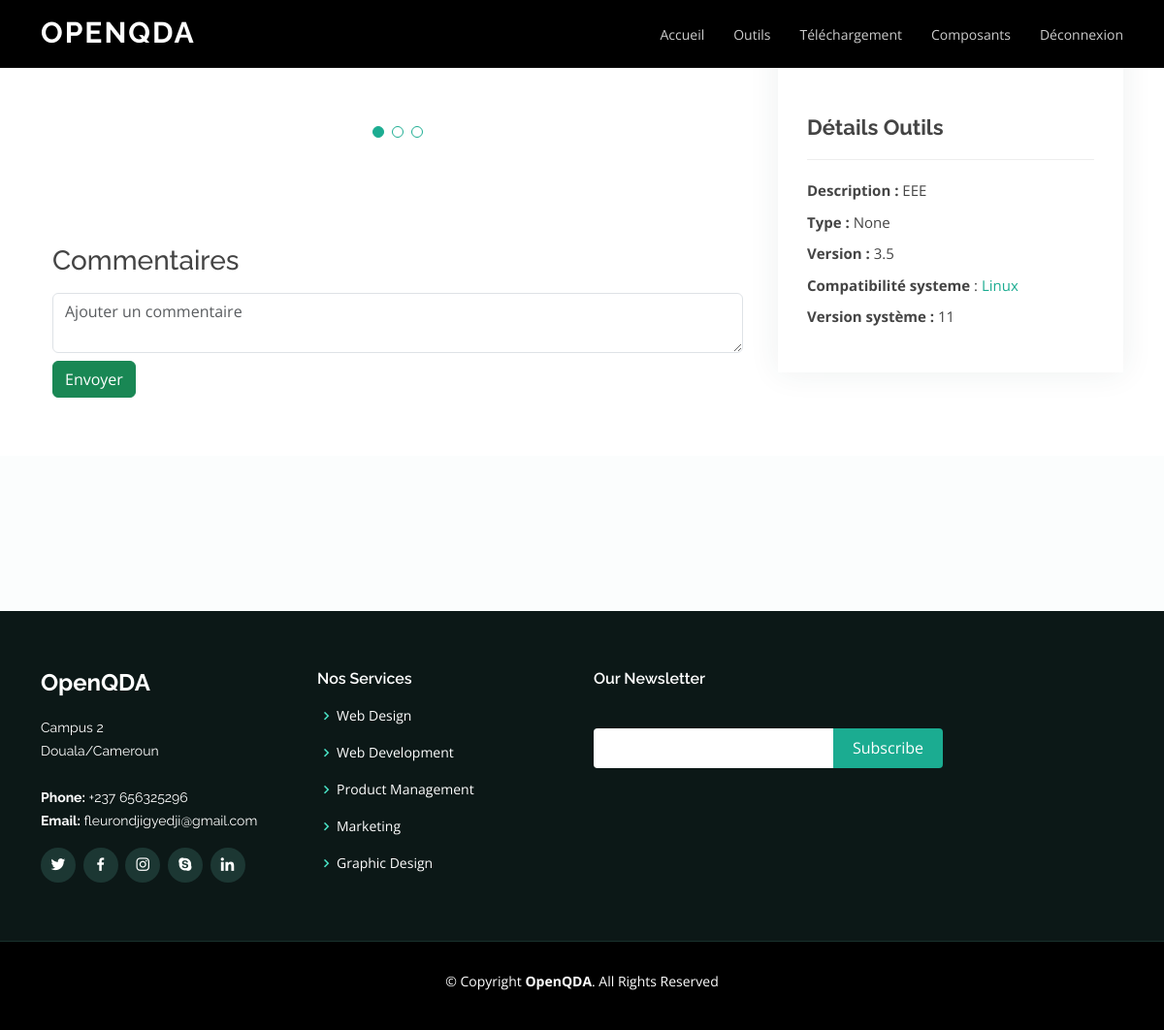
The page /composant/6/detail (signed in) on the database its author committed.
### schema2.py (models this page shows)
class Composant(db.Model):
    __tablename__ = 'composants'
    id = db.Column(db.Integer, primary_key=True)
    icon = db.Column(db.String, nullable=False)
    nom = db.Column(db.String, nullable=False)
    desc = db.Column(db.Text, nullable=False)
    type = db.Column(db.String, nullable=True)
    version = db.Column(db.String, nullable=False)
    payant = db.Column(db.Boolean, nullable=False)
    prix = db.Column(db.Integer, nullable=True)
    created_at = db.Column(db.DateTime(timezone=True),
                           server_default=func.now())
    chemin_setup = db.Column(db.String, nullable=True)
    utilisateurs = db.relationship('Utilisateur', secondary=avis_table, backref=db.backref('composants_avis', lazy='dynamic'))
    id_utilisateur = db.Column(db.Integer, db.ForeignKey('utilisateurs.id'))
    auteur = db.relationship('Utilisateur', backref=db.backref('composants'), lazy=True)

class Os(db.Model):
    __tablename__ = 'os'
    id = db.Column(db.Integer, primary_key=True)
    nom = db.Column(db.String, nullable=False)
    version = db.Column(db.String, nullable=True)
    id_composant = db.Column(db.Integer, db.ForeignKey('composants.id'))
    responsable = db.relationship('Composant', backref=db.backref('os'), lazy=True)

### routes2.py (the view)
@app.route('/composant/<int:id>/detail', methods=['GET','POST'])
def details(id):
    composant = sch.Composant.query.get_or_404(id)
    os = sch.Os.query.filter_by(id_composant=id).first()
    return render_template('details.html', composant=composant, os=os)

### config2.py (called while the page is built)
@login_manager.user_loader
def load_user(user_id):
    return Utilisateur.query.get(int(user_id))

### routes2.py (called while the page is built)
@app.teardown_request
def shutdown_session(exception=None):
    db.session.remove()

### templates/details.html (shortened to what this page needs)
<!DOCTYPE html>
<html lang="en">
<head>
  <link href="{{ url_for('static', filename='vendor/aos/aos.css') }}" rel="stylesheet">
  <link href="{{ url_for('static', filename='vendor/bootstrap/css/bootstrap.min.css') }}" rel="stylesheet">
  <link href="{{ url_for('static', filename='vendor/bootstrap-icons/bootstrap-icons.css') }}" rel="stylesheet">
  <link href="{{ url_for('static', filename='vendor/boxicons/css/boxicons.min.css') }}" rel="stylesheet">
  <link href="{{ url_for('static', filename='vendor/glightbox/css/glightbox.min.css') }}" rel="stylesheet">
  <link href="{{ url_for('static', filename='vendor/swiper/swiper-bundle.min.css') }}" rel="stylesheet">
  <link href="{{ url_for('static', filename='css/style.css') }}" rel="stylesheet">
</head>
<body>
  <header id="header" class="fixed-top d-flex align-items-center">
    <div class="container d-flex justify-content-between">
      <div class="logo">
        <h1><a href="{{ url_for('temp', page='index') }}">OpenQDA</a></h1>
      </div>
      {% include 'nav.html' %}
    </div>
  </header>
  <main id="main">
    <section id="portfolio-details" class="portfolio-details">
      <div class="container">
        <div class="row gy-4">
          <div class="col-lg-8">
            <div class="portfolio-details-slider swiper">
              <div class="swiper-wrapper align-items-center">
                <div class="swiper-slide">
                  <br><br><br>
                </div>
              </div>
              <div class="swiper-pagination"></div>
            </div>
            <div class="mt-5 container">
              <div class="row mt-5 " data-aos="fade-up">
                <div class="col-lg-12 mt-5">
                  <div class="comments-section">
                    <h3>Commentaires</h3>
                    <form action="{{ url_for('ajouter_commentaire', id=composant.id) }}" method="post">
                      <div class="form-group">
                        <textarea name="contenu" class="form-control" placeholder="Ajouter un commentaire" required></textarea>
                      </div>
                      <button type="submit" class="btn btn-success mt-2">Envoyer</button>
                    </form>
                  </div>
                </div>
              </div>
            </div>
          </div>
          <div class="col-lg-4">
            <div class="portfolio-info">
              <br><br>
              <h3>Détails Outils</h3>
              <ul>
                <li><strong>Description : </strong>{{ composant.desc }}</li>
                <li><strong>Type : </strong>{{ composant.type }}</li>
                <li><strong>Version : </strong>{{ composant.version }}</li>
                <li><strong>Compatibilité systeme</strong> : <a href="#">{{ os.nom }}</a></li>
                <li><strong>Version système : </strong>{{ os.version }}</li>
              </ul>
            </div>
          </div>
        </div>
      </div>
    </section>
    <section id="portfolio" class="portfolio section-bg">
      <div class="container">
        <div class="section-title" data-aos="fade-up">
        </div>
    </section>
  </main>
  <footer id="footer">
    <div class="footer-top">
      <div class="container">
        <div class="row">
          <div class="col-lg-3 col-md-6">
            <div class="footer-info">
              <h3>OpenQDA</h3>
              <p>
                Campus 2 <br>
                Douala/Cameroun<br><br>
                <strong>Phone:</strong> +237 656325296<br>
                <strong>Email:</strong> fleurondjigyedji@gmail.com<br>
              </p>
              <div class="social-links mt-3">
                <a href="#" class="twitter"><i class="bx bxl-twitter"></i></a>
                <a href="#" class="facebook"><i class="bx bxl-facebook"></i></a>
                <a href="#" class="instagram"><i class="bx bxl-instagram"></i></a>
                <a href="#" class="google-plus"><i class="bx bxl-skype"></i></a>
                <a href="#" class="linkedin"><i class="bx bxl-linkedin"></i></a>
              </div>
            </div>
          </div>
          <div class="col-lg-3 col-md-6 footer-links">
            <h4>Nos Services</h4>
            <ul>
              <li><i class="bx bx-chevron-right"></i> <a href="#">Web Design</a></li>
              <li><i class="bx bx-chevron-right"></i> <a href="#">Web Development</a></li>
              <li><i class="bx bx-chevron-right"></i> <a href="#">Product Management</a></li>
              <li><i class="bx bx-chevron-right"></i> <a href="#">Marketing</a></li>
              <li><i class="bx bx-chevron-right"></i> <a href="#">Graphic Design</a></li>
            </ul>
          </div>
          <div class="col-lg-4 col-md-6 footer-newsletter">
            <h4>Our Newsletter</h4>
            <form action="" method="post">
              <input type="email" name="email"><input type="submit" value="Subscribe">
            </form>
          </div>
        </div>
      </div>
    </div>
    <div class="container">
      <div class="copyright">
        &copy; Copyright <strong><span>OpenQDA</span></strong>. All Rights Reserved
      </div>
      <div class="credits">
      </div>
    </div>
  </footer>
</body>
</html>

### static/css/style.css (style rules this page uses)
body { font-family: "Open Sans", sans-serif; color: #444444; }
a { color: #1bac91; text-decoration: none; }
h1, h2, h3, h4, h5, h6 { font-family: "Raleway", sans-serif; }
#header { height: 70px; transition: all 0.5s; z-index: 997; background: #000; }
#header .logo h1 { font-size: 30px; margin: 0; padding: 6px 0; line-height: 1; font-weight: 700; letter-spacing: 2px; text-transform: uppercase; }
#header .logo h1 a, #header .logo h1 a:hover { color: #fff; text-decoration: none; }
section { padding: 60px 0; overflow: hidden; }
.section-bg { background-color: #fbfdfd; }
.section-title { padding-bottom: 40px; text-align: center; }
.portfolio-details { padding-top: 40px; }
.portfolio-details .portfolio-details-slider .swiper-pagination { margin-top: 20px; position: relative; }
.portfolio-details .portfolio-info { padding: 30px; box-shadow: 0px 0 30px rgba(33, 65, 60, 0.08); }
.portfolio-details .portfolio-info h3 { font-size: 22px; font-weight: 700; margin-bottom: 20px; padding-bottom: 20px; border-bottom: 1px solid #eee; }
.portfolio-details .portfolio-info ul { list-style: none; padding: 0; font-size: 15px; }
.portfolio-details .portfolio-info ul li+li { margin-top: 10px; }
#footer { background: black; padding: 0 0 30px 0; color: #fff; font-size: 14px; }
#footer .footer-top { background: #0c1817; border-bottom: 1px solid #18302c; padding: 60px 0 30px 0; }
#footer .footer-top .footer-info { margin-bottom: 30px; }
#footer .footer-top .footer-info h3 { font-size: 24px; margin: 0 0 20px 0; padding: 2px 0 2px 0; line-height: 1; font-weight: 700; }
#footer .footer-top .footer-info p { font-size: 14px; line-height: 24px; margin-bottom: 0; font-family: "Raleway", sans-serif; color: #fff; }
#footer .footer-top .social-links a { font-size: 18px; display: inline-block; background: #1c3733; color: #fff; line-height: 1; padding: 8px 0; margin-right: 4px; border-radius: 50%; text-align: center; width: 36px; height: 36px; transition: 0.3s; }
#footer .footer-top h4 { font-size: 16px; font-weight: 600; color: #fff; position: relative; padding-bottom: 12px; }
#footer .footer-top .footer-links { margin-bottom: 30px; }
#footer .footer-top .footer-links ul { list-style: none; padding: 0; margin: 0; }
#footer .footer-top .footer-links ul i { padding-right: 2px; color: #4ae3c6; font-size: 18px; line-height: 1; }
#footer .footer-top .footer-links ul li { padding: 10px 0; display: flex; align-items: center; }
#footer .footer-top .footer-links ul li:first-child { padding-top: 0; }
#footer .footer-top .footer-links ul a { color: #fff; transition: 0.3s; display: inline-block; line-height: 1; }
#footer .footer-top .footer-newsletter form { margin-top: 30px; background: #fff; padding: 6px 10px; position: relative; border-radius: 4px 0 0 4px; }
#footer .footer-top .footer-newsletter form input[type=email] { border: 0; padding: 4px; width: calc(100% - 110px); }
#footer .footer-top .footer-newsletter form input[type=submit] { position: absolute; top: 0; right: -4px; bottom: 0; border: 0; background: none; font-size: 16px; padding: 0 20px; background: #1bac91; color: #fff; transition: 0.3s; border-radius: 0 4px 4px 0; }
#footer .copyright { text-align: center; padding-top: 30px; }
#footer .credits { padding-top: 10px; text-align: center; font-size: 13px; color: #fff; }

### rows shown on the page
Composant: desc "EEE", type "None", version "3.5"
Os: nom "Linux", version "11"
